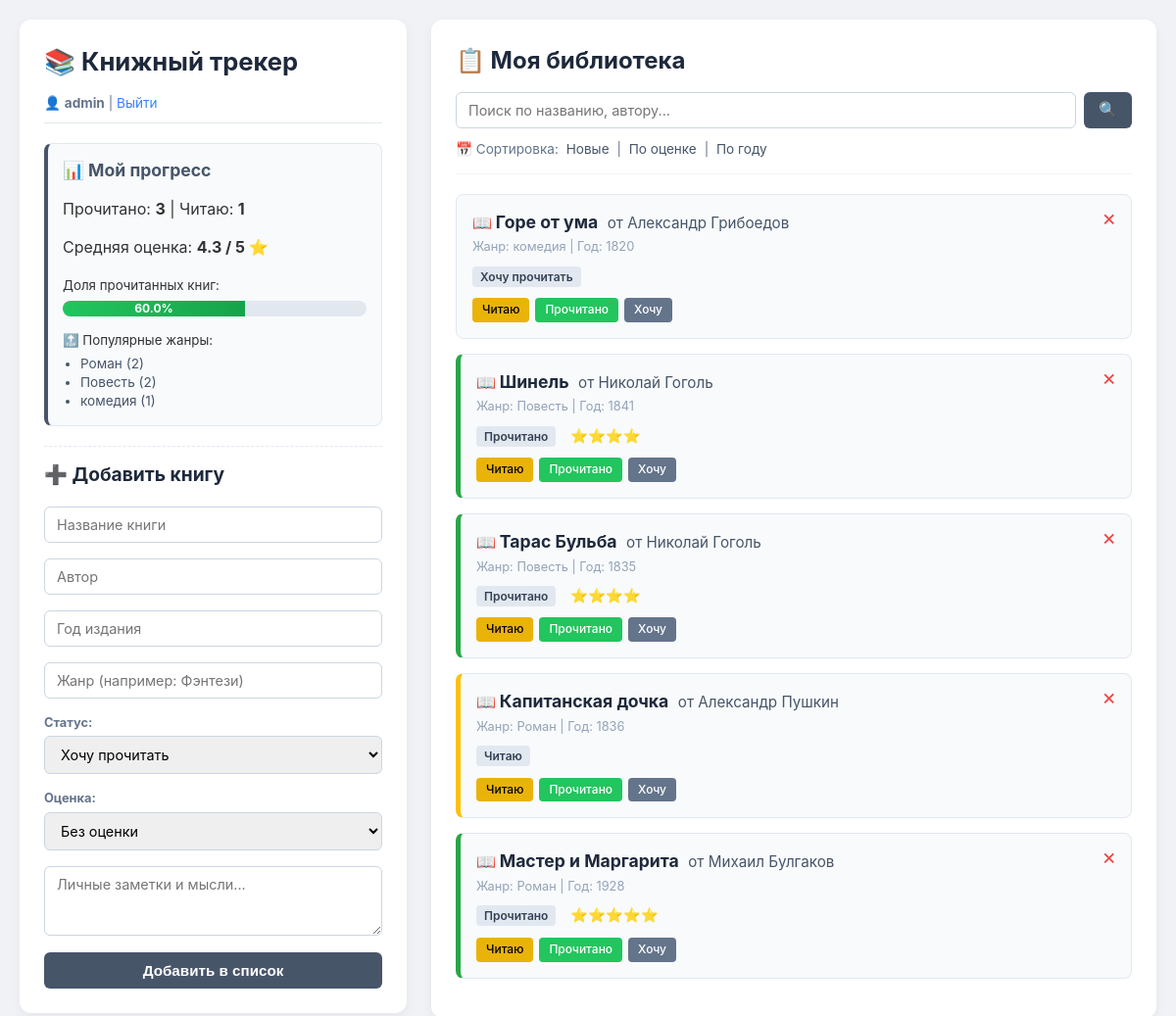
The page / (signed in) on the database its author committed.
### tables this page shows
CREATE TABLE books (
            id INTEGER PRIMARY KEY AUTOINCREMENT,
            title TEXT NOT NULL,
            author TEXT NOT NULL,
            year INTEGER,
            genre TEXT,
            status TEXT NOT NULL, -- 'Читаю', 'Прочитано', 'Хочу прочитать'
            rating INTEGER,       -- от 1 до 5
            notes TEXT
        );

### app.py (the view)
@app.route('/')
def index():
    search_query = request.args.get('q', '').strip()
    sort_by = request.args.get('sort', '').strip()
    books = database.get_all_books(search_query, sort_by)
    stats = database.get_statistics()
    return render_template(
        'index.html',
        books=books,
        stats=stats,
        logged_in=session.get('logged_in', False),
        username=session.get('username')
    )

### database.py (called while the page is built)
def get_db_connection():
    conn = sqlite3.connect(DATABASE)
    conn.row_factory = sqlite3.Row
    return conn

def get_all_books(search_query=None, sort_by=None):
    conn = get_db_connection()
    query = 'SELECT * FROM books'
    params = []
    if search_query:
        query += ' WHERE title LIKE ? OR author LIKE ? OR genre LIKE ?'
        params.extend([f'%{search_query}%', f'%{search_query}%', f'%{search_query}%'])
    if sort_by == 'rating DESC':
        query += ' ORDER BY rating DESC'
    elif sort_by == 'year DESC':
        query += ' ORDER BY year DESC'
    else:
        query += ' ORDER BY id DESC'
    books = conn.execute(query, params).fetchall()
    conn.close()
    return books

### templates/index.html (shortened to what this page needs)
<!DOCTYPE html>
<html lang="ru">
<head>
    <link rel="stylesheet" href="{{ url_for('static', filename='style.css') }}">
</head>
<body>
    <div class="container">
        <aside class="sidebar">
            <div class="sidebar-sticky">
                <h1>📚 Книжный трекер</h1>
                <div class="auth-box">
                    {% if logged_in %}
                        👤 <strong>{{ username }}</strong> | <a href="/logout">Выйти</a>
                    {% else %}
                        <a href="/login">🔑 Войти как админ</a>
                    {% endif %}
                </div>
                <div class="counter">
                    <h3>📊 Мой прогресс</h3>
                    <p>Прочитано: <strong>{{ stats.read }}</strong> | Читаю: <strong>{{ stats.reading }}</strong></p>
                    <p>Средняя оценка: <strong>{{ stats.avg_rating }} / 5 ⭐</strong></p>
                    <div class="progress-section">
                        <small>Доля прочитанных книг:</small>
                        <div class="progress-bar-bg">
                            {% if stats.total > 0 %}
                                {% set percent = (stats.read / stats.total * 100)|round %}
                                 <div class="progress-bar-fill" data-width="{{ percent }}">
                                    {{ percent }}%
                                </div>
                            {% else %}
                                <div class="progress-empty">Нет данных</div>
                            {% endif %}
                        </div>
                    </div>
                    <div class="top-genres">
                        <small>🔝 Популярные жанры:</small>
                        <ul>
                            {% for genre in stats.top_genres %}
                                <li>{{ genre.genre }} ({{ genre.count }})</li>
                            {% endfor %}
                        </ul>
                    </div>
                </div>
                <div class="add-form">
                    <h2>➕ Добавить книгу</h2>
                    <form method="POST" action="/add">
                        <input type="text" name="title" placeholder="Название книги" required>
                        <input type="text" name="author" placeholder="Автор" required>
                        <input type="number" name="year" placeholder="Год издания">
                        <input type="text" name="genre" placeholder="Жанр (например: Фэнтези)">
                        <label for="status">Статус:</label>
                        <select name="status" id="status">
                            <option value="Хочу прочитать">Хочу прочитать</option>
                        </select>
                        <label for="rating">Оценка:</label>
                        <select name="rating" id="rating">
                            <option value="">Без оценки</option>
                        </select>
                        <textarea name="notes" placeholder="Личные заметки и мысли..." rows="3"></textarea>
                        <button type="submit">Добавить в список</button>
                    </form>
                </div>
            </div>
        </aside>
        <main class="main-content">
            <div class="content-header">
                <h2>📋 Моя библиотека</h2>
                <form method="GET" action="/" class="search-form">
                    <input type="text" name="q" placeholder="Поиск по названию, автору...">
                    <button type="submit">🔍</button>
                </form>
                <div class="sorting-links">
                    <span>📅 Сортировка:</span>
                    <a href="/?sort=id DESC">Новые</a> |
                    <a href="/?sort=rating DESC">По оценке</a> |
                    <a href="/?sort=year DESC">По году</a>
                </div>
            </div>
            <div class="books-list">
                {% if books %}
                    {% for book in books %}
                    <div class="message" {% if book.status == 'Прочитано' %}style="border-left: 5px solid #28a745;"{% elif book.status == 'Читаю' %}style="border-left: 5px solid #ffc107;"{% endif %}>
                        {% if logged_in %}
                            <a href="/delete/{{ book.id }}" class="delete-btn" onclick="return confirm('Удалить книгу?')">×</a>
                        {% endif %}
                        <div class="book-info">
                            <strong>📖 <a href="/detail/{{ book.id }}">{{ book.title }}</a></strong>
                            <span class="book-author">от {{ book.author }}</span>
                            <br><small class="book-meta">Жанр: {{ book.genre or 'Не указан' }} | Год: {{ book.year or '—' }}</small>
                        </div>
                        <div class="book-status-row">
                            <span class="status-badge">{{ book.status }}</span>
                            {% if book.rating %}
                                <span class="rating-badge">{{ "⭐" * book.rating }}</span>
                            {% endif %}
                        </div>
                        <div class="status-actions">
                            <a href="/status/{{ book.id }}/Читаю" class="b btn-status-reading">Читаю</a>
                            <a href="/status/{{ book.id }}/Прочитано" class="b btn-status-read">Прочитано</a>
                            <a href="/status/{{ book.id }}/Хочу прочитать" class="b btn-status-want">Хочу</a>
                        </div>
                    </div>
                    {% endfor %}
                {% else %}
                    <div class="empty-state">
                        <p>Книг не найдено. Попробуйте изменить запрос или добавить новую книгу слева! 😉</p>
                    </div>
                {% endif %}
            </div>
        </main>
    </div>
</body>
</html>

### static/style.css (style rules this page uses)
body { font-family: -apple-system, BlinkMacSystemFont, "Segoe UI", Roboto, Helvetica, Arial, sans-serif; background-color: #f0f2f5; color: #333; margin: 0; padding: 20px; line-height: 1.4; }
.container { display: flex; max-width: 1200px; margin: 0 auto; gap: 25px; align-items: flex-start; }
.sidebar { flex: 1; min-width: 320px; background: #ffffff; padding: 25px; border-radius: 12px; box-shadow: 0 4px 12px rgba(0, 0, 0, 0.05); }
.sidebar-sticky { position: sticky; top: 20px; }
.sidebar h1 { font-size: 1.6rem; color: #1e293b; margin-top: 0; margin-bottom: 15px; text-align: left; }
.auth-box { font-size: 0.85rem; color: #64748b; margin-bottom: 20px; padding-bottom: 10px; border-bottom: 1px solid #e2e8f0; }
.auth-box a { color: #3b82f6; text-decoration: none; }
.counter { background: #f8fafc; border: 1px solid #e2e8f0; border-left: 4px solid #475569; padding: 15px; border-radius: 8px; margin-bottom: 20px; }
.counter h3 { margin: 0 0 10px 0; font-size: 1.1rem; color: #475569; }
.progress-section { margin: 12px 0; }
.progress-bar-bg { background-color: #e2e8f0; border-radius: 10px; height: 16px; width: 100%; margin-top: 5px; overflow: hidden; }
.progress-bar-fill { background: linear-gradient(90deg, #22c55e, #16a34a); height: 100%; text-align: center; color: white; font-size: 0.75rem; line-height: 16px; font-weight: bold; transition: width 0.3s ease; }
.top-genres ul { margin: 5px 0 0 18px; padding: 0; font-size: 0.85rem; color: #475569; }
.add-form { border-top: 1px dashed #e2e8f0; margin-top: 20px; padding-top: 15px; }
.add-form h2 { font-size: 1.2rem; color: #1e293b; margin-top: 0; margin-bottom: 15px; }
.add-form label { font-size: 0.8rem; color: #64748b; font-weight: bold; }
input[type="text"], input[type="number"], textarea, select { width: 100%; padding: 9px 12px; margin: 4px 0 12px 0; border: 1px solid #cbd5e1; border-radius: 6px; box-sizing: border-box; font-family: inherit; font-size: 0.9rem; }
button { width: 100%; background-color: #475569; color: white; padding: 10px; border: none; border-radius: 6px; cursor: pointer; font-size: 0.95rem; font-weight: 600; }
.main-content { flex: 2; background: #ffffff; padding: 25px; border-radius: 12px; box-shadow: 0 4px 12px rgba(0, 0, 0, 0.05); min-height: 500px; }
.content-header { margin-bottom: 20px; padding-bottom: 15px; border-bottom: 1px solid #f1f5f9; }
.content-header h2 { margin: 0 0 15px 0; color: #1e293b; }
.search-form { display: flex; gap: 8px; margin-bottom: 12px; }
.search-form input { margin: 0; }
.search-form button { width: auto; padding: 0 15px; }
.sorting-links { font-size: 0.85rem; color: #64748b; }
.sorting-links a { color: #475569; text-decoration: none; margin: 0 4px; }
.message { background: #f8fafc; border: 1px solid #e2e8f0; border-radius: 8px; padding: 16px; margin-bottom: 15px; position: relative; }
.message strong a { color: #1e293b; font-size: 1.1rem; text-decoration: none; }
.book-author { color: #475569; font-size: 0.95rem; margin-left: 5px; }
.book-meta { color: #94a3b8; font-size: 0.8rem; }
.book-status-row { margin: 8px 0; }
.status-badge { background: #e2e8f0; color: #334155; padding: 3px 8px; border-radius: 4px; font-size: 0.75rem; font-weight: 600; }
.rating-badge { margin-left: 10px; font-size: 0.9rem; }
.status-actions { margin-top: 12px; display: flex; gap: 6px; }
.b { padding: 4px 10px; font-size: 0.75rem; text-decoration: none; border-radius: 4px; color: white; font-weight: 500; }
.btn-status-reading { background-color: #eab308; color: #000; }
.btn-status-read { background-color: #22c55e; }
.btn-status-want { background-color: #64748b; }
.delete-btn { position: absolute; top: 12px; right: 15px; color: #ef4444; text-decoration: none; font-size: 1.4rem; line-height: 1; }

### rows shown on the page
books: title "Горе от ума", author "Александр Грибоедов", genre "комедия", year "1820", status "Хочу прочитать"
books: title "Шинель", author "Николай Гоголь", genre "Повесть", year "1841", status "Прочитано", rating "⭐⭐⭐⭐"
books: title "Тарас Бульба", author "Николай Гоголь", genre "Повесть", year "1835", status "Прочитано", rating "⭐⭐⭐⭐"
books: title "Капитанская дочка", author "Александр Пушкин", genre "Роман", year "1836", status "Читаю"
books: title "Мастер и Маргарита", author "Михаил Булгаков", genre "Роман", year "1928", status "Прочитано", rating "⭐⭐⭐⭐⭐"

### other values the page prints
{{ username }} "admin"
{{ stats.read }} "3"
{{ stats.reading }} "1"
{{ stats.avg_rating }} "4.3"
{{ percent }} "60.0"
{{ genre.genre }} "Роман" "Повесть" "комедия"
{{ genre.count }} "2" "2" "1"
